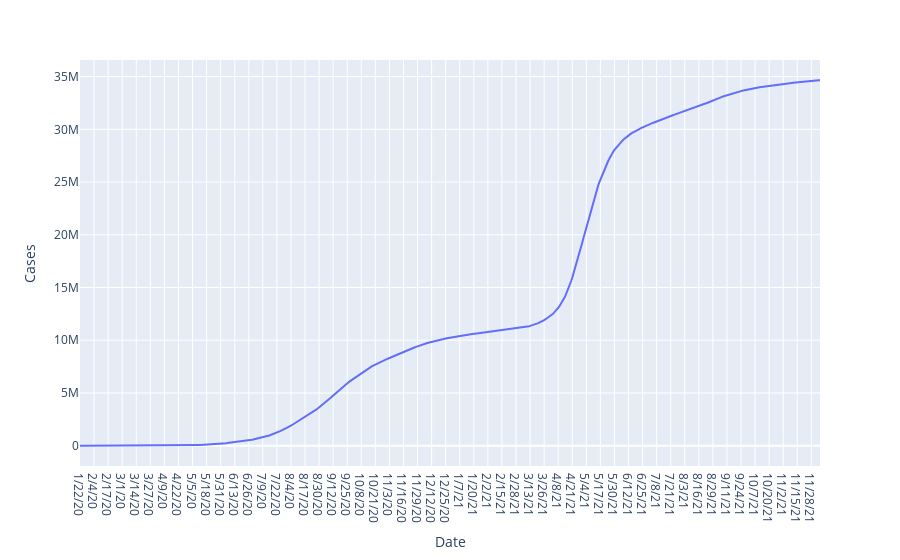

Source (notebook cell):
### Code cell
fig

### Figure 1 — Plotly figure (JSON) as saved in the notebook; plotly's stock layout.template omitted (floating-point values rounded to 4 significant figures; data arrays with more than 128 entries replaced by an {"elided": "..."} marker saying what was removed)
{"data": [{"hovertemplate": "Date=%{x}<br>Cases=%{y}<extra></extra>", "legendgroup": "", "line": {"color": "#636efa", "dash": "solid"}, "marker": {"symbol": "circle"}, "mode": "lines", "name": "", "orientation": "v", "showlegend": false, "type": "scatter", "x": {"elided": "685 str values"}, "xaxis": "x", "y": {"elided": "685 int values"}, "yaxis": "y"}], "layout": {"legend": {"tracegroupgap": 0}, "margin": {"t": 60}, "xaxis": {"anchor": "y", "domain": [0, 1], "title": {"text": "Date"}}, "yaxis": {"anchor": "x", "domain": [0, 1], "title": {"text": "Cases"}}}}
